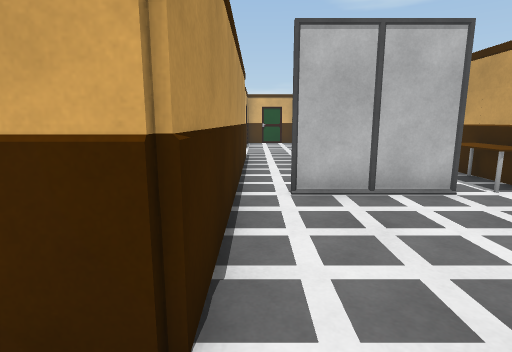
[1] (above)

12 first-person views from a walk through a scene from a Unity 3-D project. The camera is 1.3 m above the floor, tilts 10° down and sees 80° across. The floor is counted in squares, 1 m on a side. Each view is taken from the middle of a square. On the plan, view 1 faces up. The plan holds only what a view shows up to about 14 squares ahead; the rest is blank. The place goes on beyond the plan. The player character is not drawn.

[2]
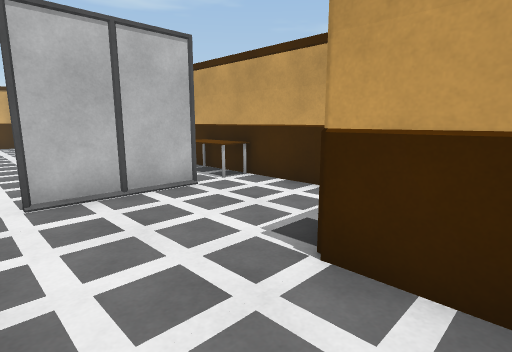

[3]
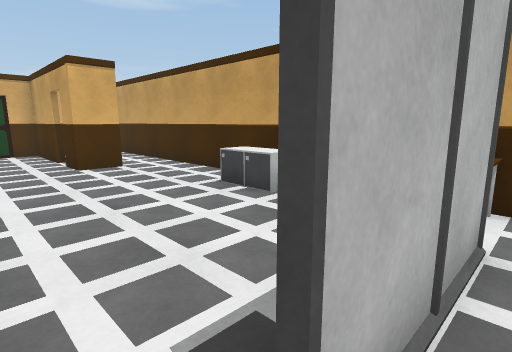

[4]
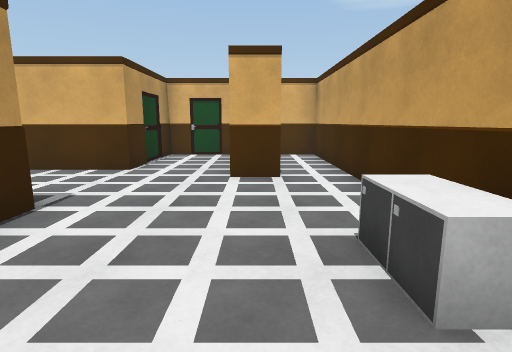

[5]
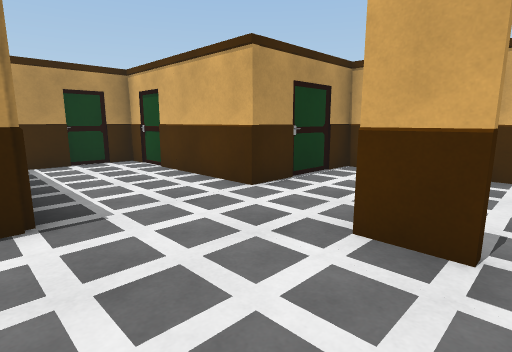

[6]
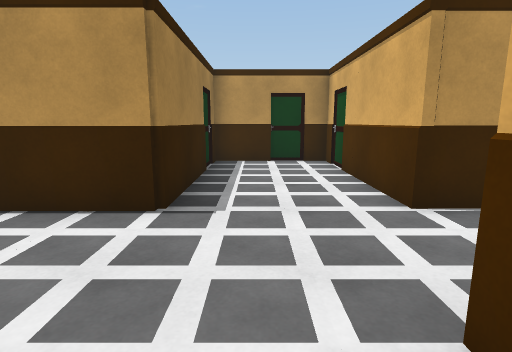

[7]
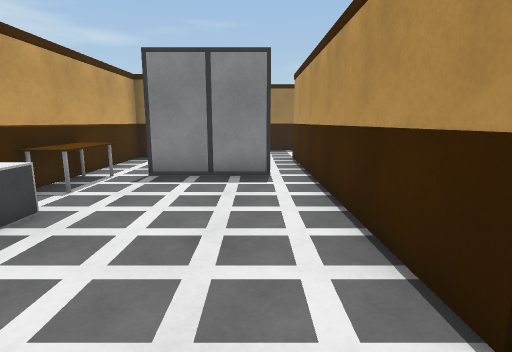

[8]
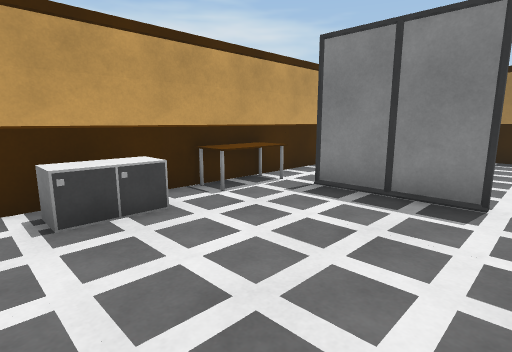

[9]
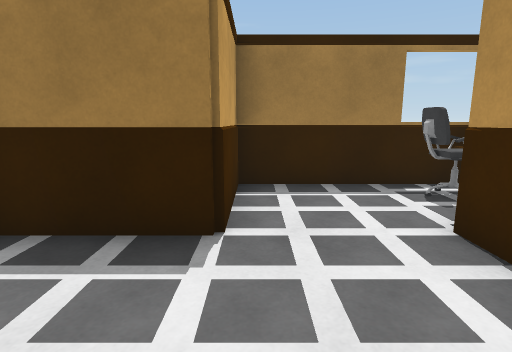

[10]
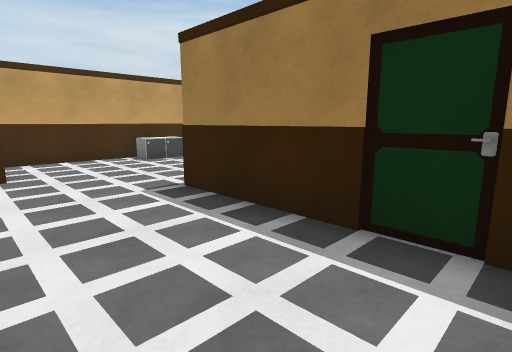

[11]
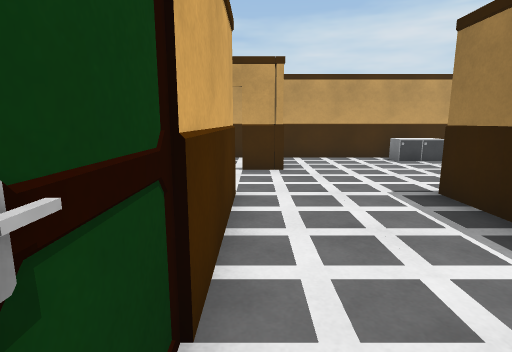

[12]
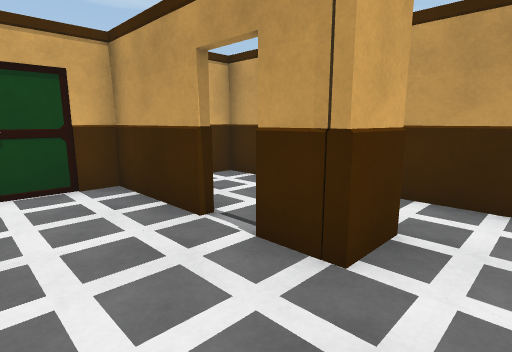

### Floor plan
Ten units are one square. View 1 is at (0, 0); x grows to the right and y downward. Boxes are objects, and circles mark ways between rooms. Rooms are numbered by the first view taken in them; rooms with no view inside come last. Other rooms are left out.
<svg viewBox="-69 -199 129 218">
<path fill="none" stroke="#000" d="M-4 -54 -4 -14 -14 -14M35 -55 6 -55M-15 14 24 14 24 -16 54 -16 54 -58M36 -142 24 -142 24 -154M24 -164 24 -194 -4 -194 -4 -155 -64 -155 -64 -116 -4 -116 -4 -54M-6 -182 -6 -169M54 -72 54 -194 29 -194M6 -55 35 -55"/>
<rect x="-15" y="-5" width="10" height="10" fill="#bbb"><title>chair</title></rect>
<rect x="35" y="-75" width="20" height="20" fill="#bbb"><title>other object</title></rect>
<rect x="35" y="-105" width="20" height="20" fill="#bbb"><title>cabinet</title></rect>
<circle cx="0" cy="-60" r="3" fill="#2a7"/>
<text x="10" y="-30">1</text>
<text x="10" y="-130">2</text>
</svg>
Room 1 opens to room 2.

Where each view was taken, in squares from view 1:
view 1: 0 up, 0 right, facing up
view 2: 0 up, 0 right, facing up-right
view 3: 5 up, 0 right, facing up-right
view 4: 7 up, 3 right, facing up
view 5: 11 up, 4 right, facing up-left
view 6: 13 up, 4 right, facing left
view 7: 13 up, 1 right, facing down
view 8: 11 up, 0 right, facing down-right
view 9: 5 up, 2 right, facing down
view 10: 15 up, 6 left, facing down-right
view 11: 15 up, 6 left, facing right
view 12: 13 up, 0 right, facing up-right
